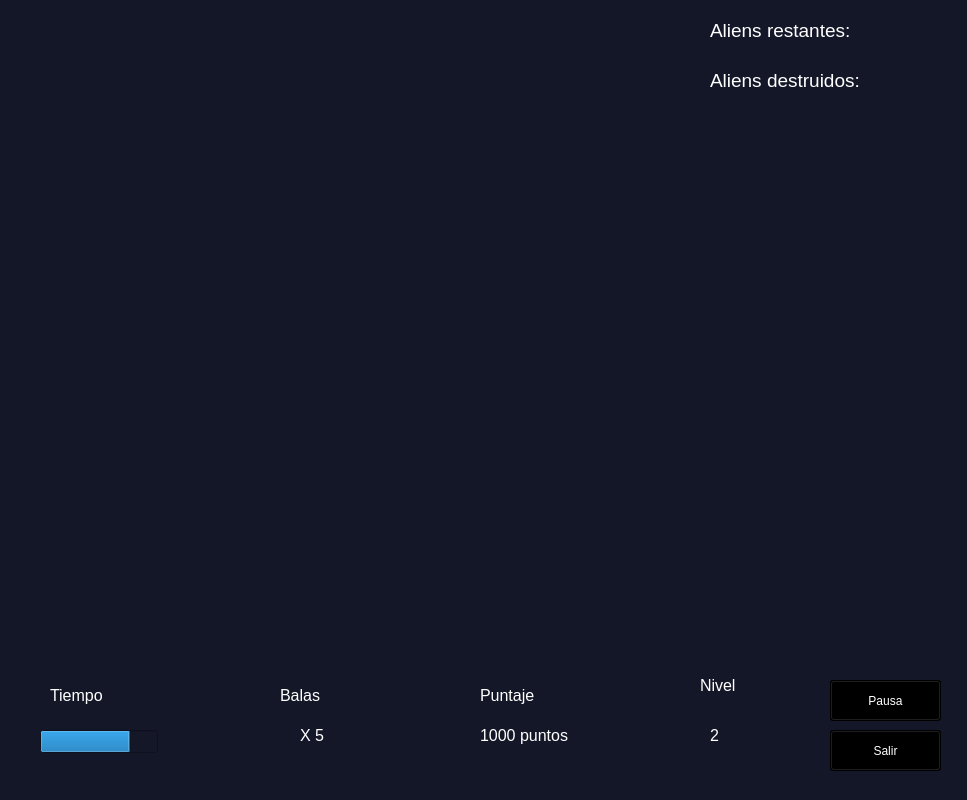
<?xml version="1.0" encoding="UTF-8"?>
<ui version="4.0">
 <class>Form</class>
 <widget class="QWidget" name="Form">
  <property name="geometry">
   <rect>
    <x>0</x>
    <y>0</y>
    <width>967</width>
    <height>800</height>
   </rect>
  </property>
  <property name="minimumSize">
   <size>
    <width>967</width>
    <height>800</height>
   </size>
  </property>
  <property name="maximumSize">
   <size>
    <width>967</width>
    <height>800</height>
   </size>
  </property>
  <property name="windowTitle">
   <string>Form</string>
  </property>
  <property name="styleSheet">
   <string notr="true">background-color: rgb(20, 23, 40);</string>
  </property>
  <widget class="QLabel" name="fondo">
   <property name="geometry">
    <rect>
     <x>-6</x>
     <y>-5</y>
     <width>1011</width>
     <height>661</height>
    </rect>
   </property>
   <property name="text">
    <string/>
   </property>
   <property name="pixmap">
    <pixmap>../Sprites/Fondos/Luna.png</pixmap>
   </property>
   <property name="scaledContents">
    <bool>true</bool>
   </property>
  </widget>
  <widget class="QLabel" name="tiempo">
   <property name="geometry">
    <rect>
     <x>50</x>
     <y>680</y>
     <width>81</width>
     <height>31</height>
    </rect>
   </property>
   <property name="styleSheet">
    <string notr="true">background-color: transparent;
color: white;
font-size: 12pt</string>
   </property>
   <property name="text">
    <string>Tiempo</string>
   </property>
  </widget>
  <widget class="QLabel" name="balas">
   <property name="geometry">
    <rect>
     <x>280</x>
     <y>680</y>
     <width>81</width>
     <height>31</height>
    </rect>
   </property>
   <property name="styleSheet">
    <string notr="true">background-color: transparent;
color: white;
font-size: 12pt</string>
   </property>
   <property name="text">
    <string>Balas</string>
   </property>
  </widget>
  <widget class="QLabel" name="puntaje">
   <property name="geometry">
    <rect>
     <x>480</x>
     <y>680</y>
     <width>81</width>
     <height>31</height>
    </rect>
   </property>
   <property name="styleSheet">
    <string notr="true">background-color: transparent;
color: white;
font-size: 12pt</string>
   </property>
   <property name="text">
    <string>Puntaje</string>
   </property>
  </widget>
  <widget class="QLabel" name="nivel_titulo">
   <property name="geometry">
    <rect>
     <x>700</x>
     <y>670</y>
     <width>81</width>
     <height>31</height>
    </rect>
   </property>
   <property name="styleSheet">
    <string notr="true">background-color: transparent;
color: white;
font-size: 12pt</string>
   </property>
   <property name="text">
    <string>Nivel</string>
   </property>
  </widget>
  <widget class="QLabel" name="contador_balas">
   <property name="geometry">
    <rect>
     <x>300</x>
     <y>720</y>
     <width>111</width>
     <height>31</height>
    </rect>
   </property>
   <property name="styleSheet">
    <string notr="true">background-color: transparent;
color: white;
font-size: 12pt</string>
   </property>
   <property name="text">
    <string>X 5</string>
   </property>
  </widget>
  <widget class="QLabel" name="contador_puntaje">
   <property name="geometry">
    <rect>
     <x>480</x>
     <y>720</y>
     <width>201</width>
     <height>31</height>
    </rect>
   </property>
   <property name="styleSheet">
    <string notr="true">background-color: transparent;
color: white;
font-size: 12pt</string>
   </property>
   <property name="text">
    <string>1000 puntos</string>
   </property>
  </widget>
  <widget class="QLabel" name="contador_nivel">
   <property name="geometry">
    <rect>
     <x>710</x>
     <y>720</y>
     <width>21</width>
     <height>31</height>
    </rect>
   </property>
   <property name="styleSheet">
    <string notr="true">background-color: transparent;
color: white;
font-size: 12pt</string>
   </property>
   <property name="text">
    <string>2</string>
   </property>
  </widget>
  <widget class="QLabel" name="foto_bala">
   <property name="geometry">
    <rect>
     <x>270</x>
     <y>710</y>
     <width>31</width>
     <height>61</height>
    </rect>
   </property>
   <property name="styleSheet">
    <string notr="true">background-color: transparent;</string>
   </property>
   <property name="text">
    <string/>
   </property>
   <property name="pixmap">
    <pixmap>../Sprites/Elementos juego/Bala.png</pixmap>
   </property>
   <property name="scaledContents">
    <bool>true</bool>
   </property>
  </widget>
  <widget class="QProgressBar" name="barra_tiempo">
   <property name="geometry">
    <rect>
     <x>40</x>
     <y>730</y>
     <width>118</width>
     <height>23</height>
    </rect>
   </property>
   <property name="styleSheet">
    <string notr="true">color: white;</string>
   </property>
   <property name="value">
    <number>77</number>
   </property>
   <property name="textVisible">
    <bool>false</bool>
   </property>
  </widget>
  <widget class="QPushButton" name="boton_pausa">
   <property name="geometry">
    <rect>
     <x>830</x>
     <y>680</y>
     <width>111</width>
     <height>41</height>
    </rect>
   </property>
   <property name="styleSheet">
    <string notr="true">background-color: black;
color: white</string>
   </property>
   <property name="text">
    <string>Pausa</string>
   </property>
  </widget>
  <widget class="QPushButton" name="boton_salir">
   <property name="geometry">
    <rect>
     <x>830</x>
     <y>730</y>
     <width>111</width>
     <height>41</height>
    </rect>
   </property>
   <property name="styleSheet">
    <string notr="true">background-color: black;
color: white</string>
   </property>
   <property name="text">
    <string>Salir</string>
   </property>
  </widget>
  <widget class="QLabel" name="mira">
   <property name="geometry">
    <rect>
     <x>450</x>
     <y>160</y>
     <width>251</width>
     <height>171</height>
    </rect>
   </property>
   <property name="styleSheet">
    <string notr="true">background-color: transparent</string>
   </property>
   <property name="text">
    <string/>
   </property>
   <property name="pixmap">
    <pixmap>../Sprites/Elementos juego/Disparador_negro.png</pixmap>
   </property>
   <property name="scaledContents">
    <bool>true</bool>
   </property>
  </widget>
  <widget class="QLabel" name="aliens_restantes">
   <property name="geometry">
    <rect>
     <x>710</x>
     <y>20</y>
     <width>231</width>
     <height>21</height>
    </rect>
   </property>
   <property name="styleSheet">
    <string notr="true">background-color: transparent;
color: white;
font-size: 14pt</string>
   </property>
   <property name="text">
    <string>Aliens restantes:</string>
   </property>
  </widget>
  <widget class="QLabel" name="aliens_destruidos">
   <property name="geometry">
    <rect>
     <x>710</x>
     <y>70</y>
     <width>231</width>
     <height>21</height>
    </rect>
   </property>
   <property name="styleSheet">
    <string notr="true">background-color: transparent;
color: white;
font-size: 14pt</string>
   </property>
   <property name="text">
    <string>Aliens destruidos:</string>
   </property>
  </widget>
 </widget>
 <resources/>
 <connections/>
</ui>
